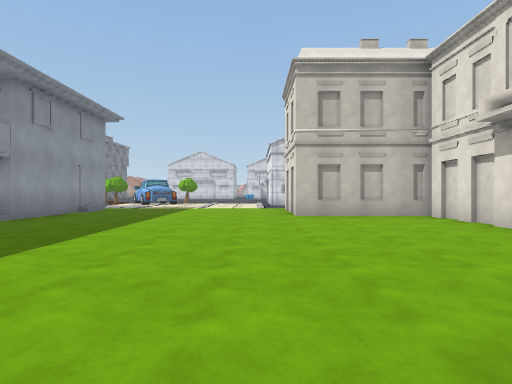
view 1 (above)

15 first-person views from a walk through a scene from a Unity 3-D project. The camera is 1.2 m above the floor, looks level and sees 80° across. The floor is counted in squares, 2 m on a side. Each view is taken from the middle of a square. On the plan, view 1 faces up. The plan holds only what a view shows up to about 9 squares ahead; the rest is blank. The place goes on beyond the plan. The player character is not drawn. Door leaves are left out, so doorways stand open. Some surface patterns are stand-ins.

view 2
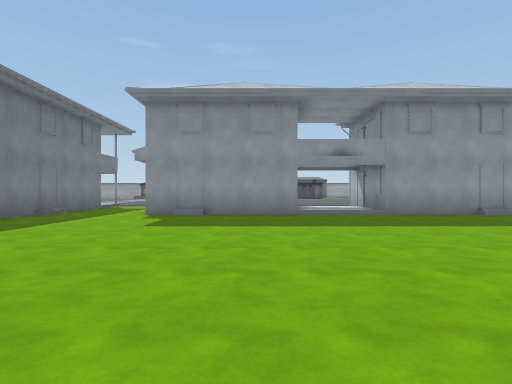

view 3
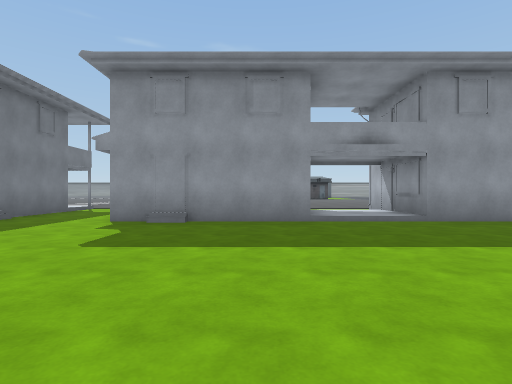

view 4
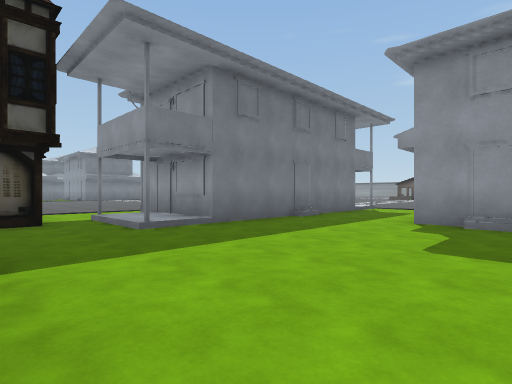

view 5
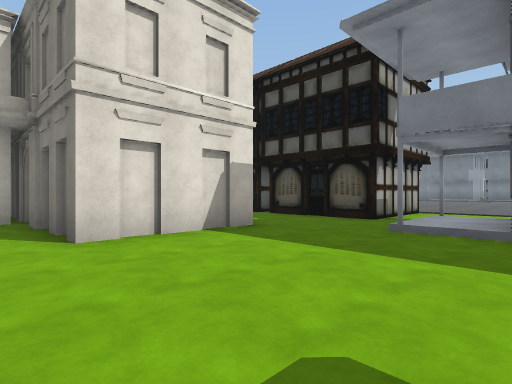

view 6
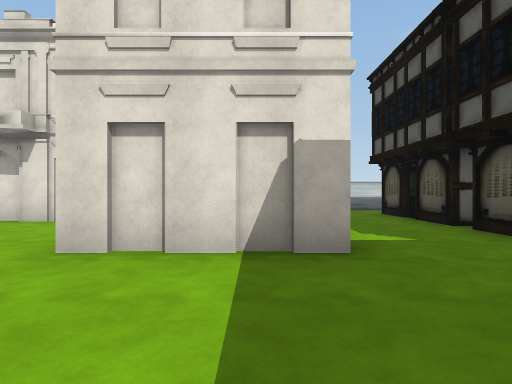

view 7
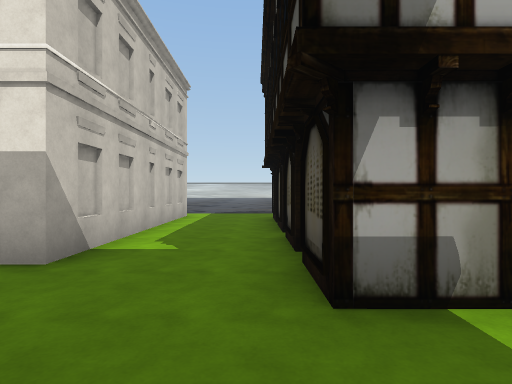

view 8
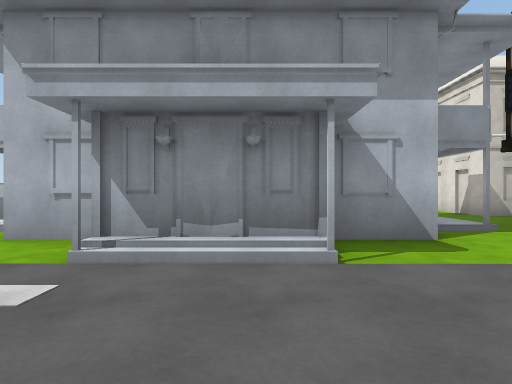

view 9
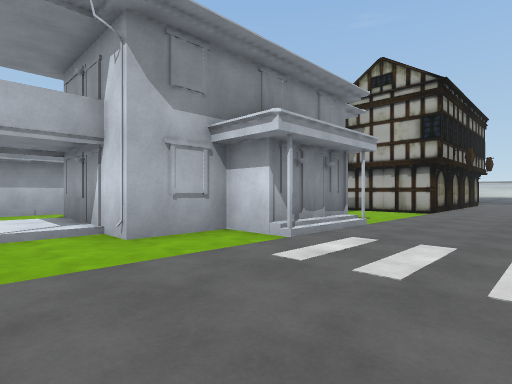

view 10
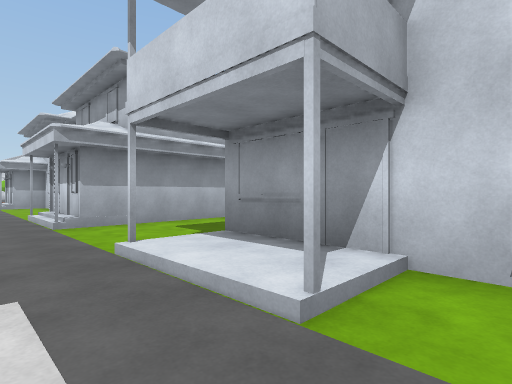

view 11
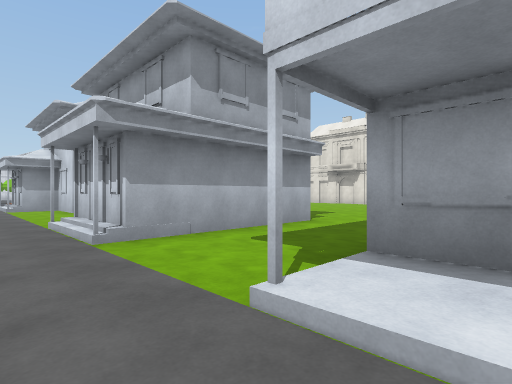

view 12
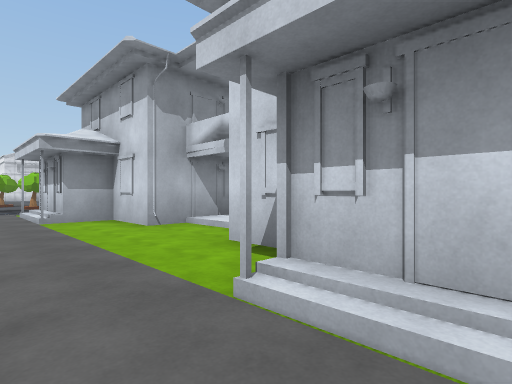

view 13
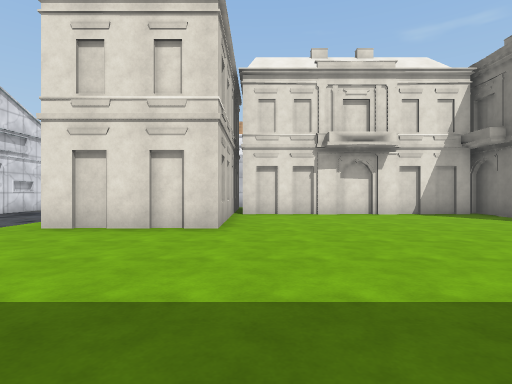

view 14
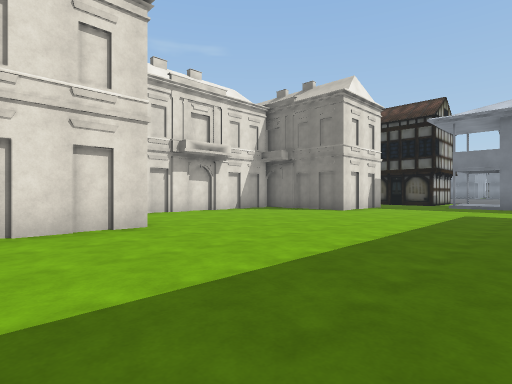

view 15
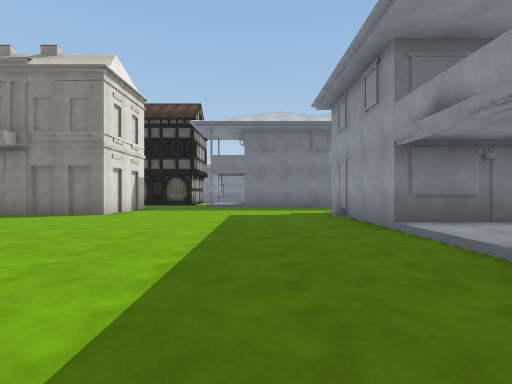

### Floor plan
Key: @ floor where view 1 was taken; # wall or solid block; . main floor; : floor 0.25 m higher than the main floor; / step, stairs or slope; B building.
Columns run from 11 left of view 1 to 7 right of it. Each row starts with its distance up from view 1.
 10  .BB  B.....#
  9  .BB  B.....#
  8  .BB  B.....#BB#
  7  ..B  B........#
  6 ....  /........#
  5 ....  /........#
  4 ...BBBB........#
  3 ...B  B........#
  2 ..BB  B.........
  1 ..BB  B.....#####
  0 ..BBBBB....@#
 -1 ............#
 -2 ............#######
 -3 ./ BBBBBB:/........
 -4 ./ B    B:/........
 -5 .//B    B//#######
 -6 ...BBBBBB..#
 -7  ....BB....B
 -8  ...........
 -9  ...........
-10  ......

Where each view was taken, in squares from view 1:
view 1: 0 up, 0 right, facing up
view 2: 3 up, 3 right, facing left
view 3: 3 up, 1 right, facing left
view 4: 2 up, 1 right, facing down-left
view 5: 2 up, 3 left, facing down-right
view 6: 1 down, 2 left, facing right
view 7: 4 down, 2 left, facing right
view 8: 10 down, 5 left, facing up
view 9: 10 down, 10 left, facing up-right
view 10: 6 down, 11 left, facing up-right
view 11: 4 down, 11 left, facing up-right
view 12: 1 up, 11 left, facing up-right
view 13: 7 up, 4 left, facing right
view 14: 10 up, 4 left, facing down-right
view 15: 9 up, 3 left, facing down
